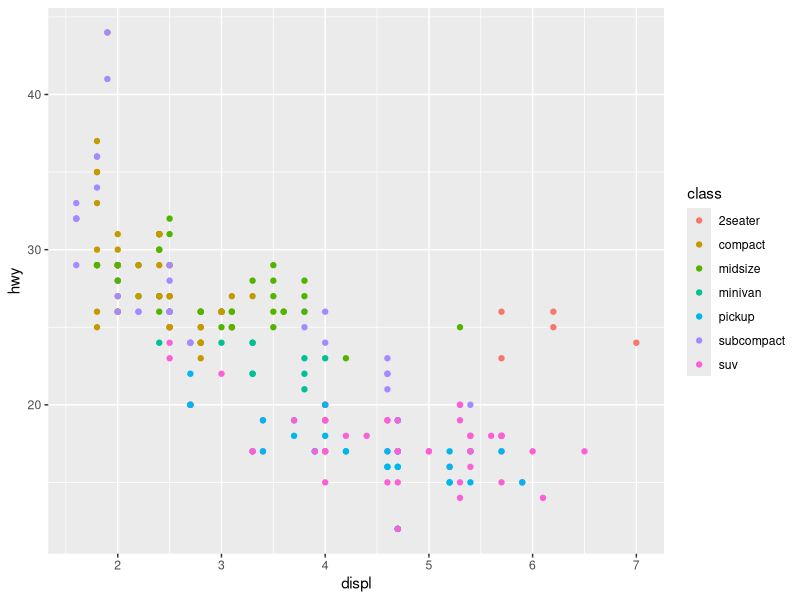
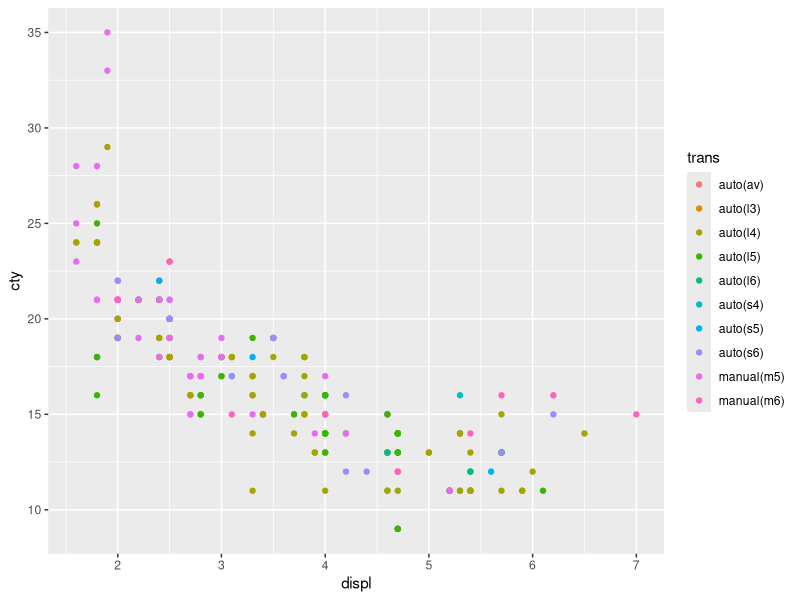
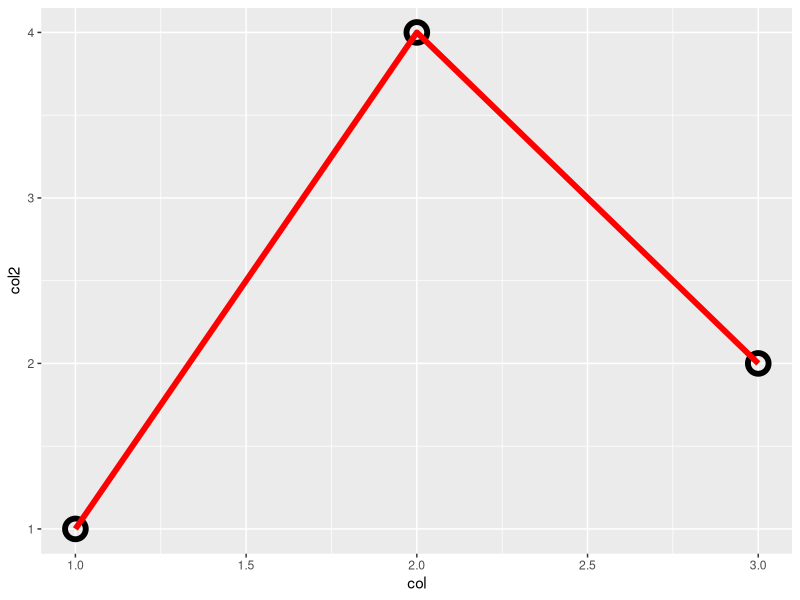

Reproduce these figures in R, in order.
install.packages("ggplot2")
library(ggplot2)
?ggplot2


head(mpg)

ggplot(mpg,aes(displ,hwy,colour = class))+
  geom_point()

ggplot(mpg,aes(displ,cty,colour = trans))+
  geom_point()

df=data.frame(col=1:3,col2=c(1,4,2))

ggplot(df,aes(col,col2))+
  geom_point(size=5,shape=21,stroke=3)+
  geom_line(size=2,color="red")
